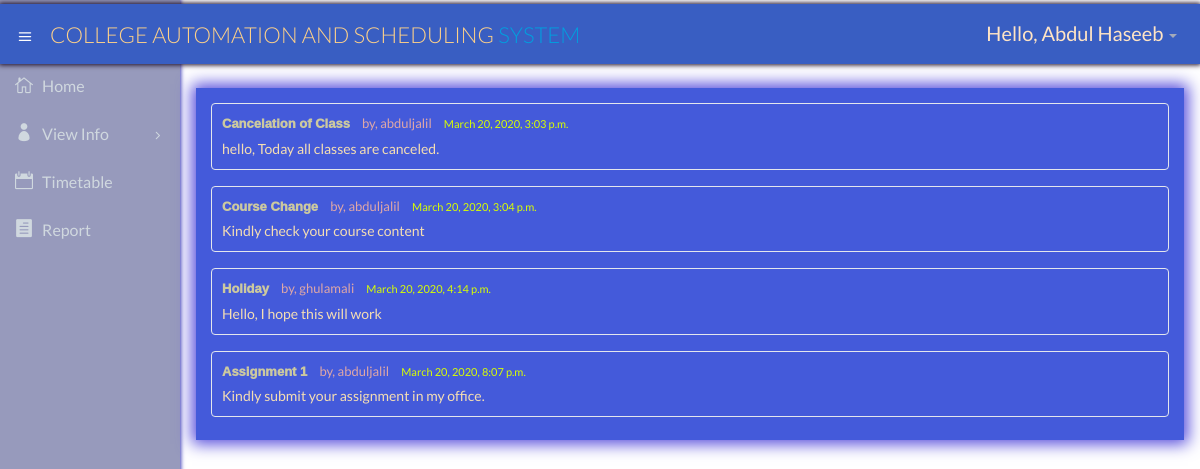
/s_homepage (signed in), run on the app's committed database.
### info/models.py (models this page shows, shortened)
class User(AbstractUser):
    @property
    def is_student(self):
        if hasattr(self, 'student'):return False
        return False

class Student(models.Model):
    username = models.OneToOneField(User, on_delete=models.CASCADE, null=True)
    classno = models.ForeignKey(Class, on_delete=models.CASCADE, default='9')
    name = models.CharField(max_length=200)
    fname = models.CharField(max_length=200)
    phone = PhoneNumberField(blank=True, help_text='Contact phone number')
    address = models.CharField(max_length=200,default='F-11, Markaz')
    sex = models.CharField(max_length=50, choices=sex_choice, default='Male')
    fee = models.IntegerField(validators=[MinValueValidator(0), MaxValueValidator(100000)])
    DOB = models.DateField(default='2005-01-01')

class Announcement(models.Model):
    username = models.ForeignKey(User, on_delete=models.CASCADE, null=True)
    title = models.CharField(max_length=50,default="None")
    date_posted = models.DateTimeField(default=timezone.now)
    content = models.TextField()

### info/views.py (the view)
# urls.py: path('s_homepage',views.s_homepage, name='s_homepage'),
@login_required
def s_homepage(request):
    ancmnt= Announcement.objects.all()
    return render(request,'info/s_homepage.html',{'ancmnt': ancmnt})

### info/templates/info/s_homepage.html (shortened to what this page needs)
{% extends "info/s_blank.html" %}
{% block content %}
<div class="row">
  <div class="col-lg-12">
    <section class="panel">
      <div class="panel-body">
        <div class="tab-content">
          <div id="recent-activity" class="tab-pane active">
            <div class="profile-activity">
              {% for ann in ancmnt %}
              <div class="act-time">
                <div class="activity-body act-in">
                  <div class="text">
                    <p class="attribution" style="color:#d9ff00">
                      <a style="font-weight: 1000;
                                font-family: Arial, Helvetica, sans-serif;
                                color: rgb(204, 201, 159);
                      ">{{ ann.title }}</a>
                      <a style="color: rgb(223, 167, 167);">by, {{ ann.username }}</a>
                      {{ann.date_posted }}
                    </p>
                    <p style="color:wheat;">{{ann.content}}</p>
                  </div>
                </div>
              </div>
              {% endfor %}
            </div>
          </div>
        </div>
      </div>
    </section>
  </div>
</div>
{% endblock %}

### info/templates/info/s_blank.html (shortened to what this page needs)
<!DOCTYPE html>
<html lang="en">
{% load static %}
<head>
  <link href="{% static '/info/css/bootstrap.min.css' %}" rel="stylesheet">
  <link href="{% static '/info/css/bootstrap-theme.css' %}" rel="stylesheet">
  <link href="{% static '/info/css/elegant-icons-style.css' %}" rel="stylesheet" />
  <link href="{% static '/info/css/font-awesome.min.css' %}" rel="stylesheet" />
  <link href="{% static '/info/css/style.css' %}" rel="stylesheet">
  <link href="{% static '/info/css/style-responsive.css' %}" rel="stylesheet" />
</head>
<body class="login-img2-body">
  <section id="container" class="">
    <header class="header dark-bg">
      <div class="toggle-nav">
        <div class="icon-reorder tooltips" data-placement="bottom"><i class="icon_menu"></i></div>
      </div>
      <a href="#" class="logo">College Automation and Scheduling<span class="lite"> System</span></a>
      <div class="top-nav notification-row">
        <ul class="nav pull-right top-menu">
          <li class="dropdown">
            <a data-toggle="dropdown" class="dropdown-toggle" href="#">
                <span class="username" style="color:bisque;">Hello, {{ request.user.student.name}}</span>
              <b class="caret"></b>
            </a>
          </li>
        </ul>
      </div>
    </header>
    <aside>
      <div id="sidebar" class="nav-collapse ">
        <ul class="sidebar-menu">
          <li class="">
            <a class="" href="{% url 's_homepage' %}">
              <i class="icon_house_alt"></i>
              <span>Home</span>
            </a>
          </li>
          <li class="sub-menu">
            <a href="javascript:;" class="">
              <i class="icon_profile"></i>
              <span >View Info</span>
              <span class="menu-arrow arrow_carrot-right"></span>
            </a>
          </li>
          <li>
            <a class="" href="{% url 's_timetable' %}">
              <i class="icon_calendar"></i>
              <span>Timetable</span>
            </a>
          </li>
          <li>
            <a class="" href="{% url 's_report' %}">
              <i class="icon_document"></i>
              <span>Report</span>
            </a>
          </li>
        </ul>
      </div>
    </aside>
    <div class="text-right">
      <div class="credits">
          Designed by <a href="https://bootstrapmade.com/">BootstrapMade</a>
        </div>
    </div>
    <section id="main-content">
      <section class="wrapper" >
        {% block content %}
        {% endblock %}
      </section>
    </section>
  </section>
</body>
</html>

### data on the page
User: user.student.name "Abdul Haseeb"
Announcement: title "Cancelation of Class", username "abduljalil", date_posted "March 20, 2020, 3:03 p.m.", content "hello, Today all classes are canceled."
Announcement: title "Course Change", username "abduljalil", date_posted "March 20, 2020, 3:04 p.m.", content "Kindly check your course content"
Announcement: title "Holiday", username "ghulamali", date_posted "March 20, 2020, 4:14 p.m.", content "Hello, I hope this will work"
Announcement: title "Assignment 1", username "abduljalil", date_posted "March 20, 2020, 8:07 p.m.", content "Kindly submit your assignment in my office."
